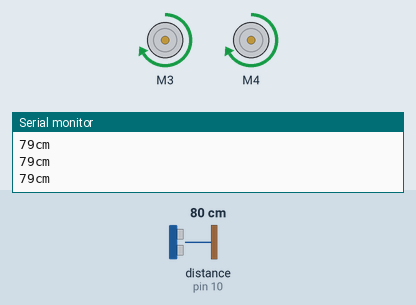
Bench run of a sketch on a simulated Arduino Uno, built with avr-gcc and run on an emulated ATmega328P. On the bench: 2 × DC motor (green arrow = forward, orange = backward, longer = faster), the last lines printed to the serial monitor. Wiring (inferred from the names in the program): ultrasonic range finder: trigger pin 9; echo pin 10. Inputs (shaded band) come from the test bench; at power-on: distance to the obstacle (sensor on pin 10) 80 cm. The echo pulse lasts 58.3 µs per cm.

Above: at 1.2 s.
1.3 s: distance to the obstacle (sensor on pin 10) set to 30 cm
4.3 s: distance to the obstacle (sensor on pin 10) set to 23 cm
At 8.1 s:
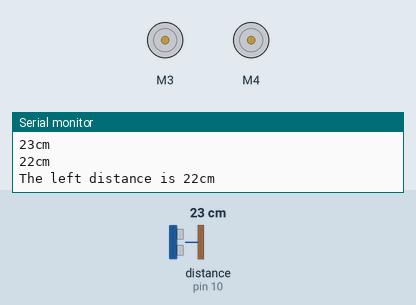
10.3 s: distance to the obstacle (sensor on pin 10) set to 60 cm
At 10.7 s:
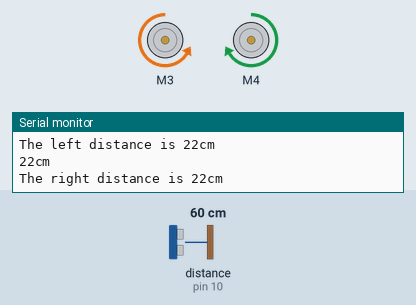
12.3 s: distance to the obstacle (sensor on pin 10) set to 2 cm
At 13.7 s:
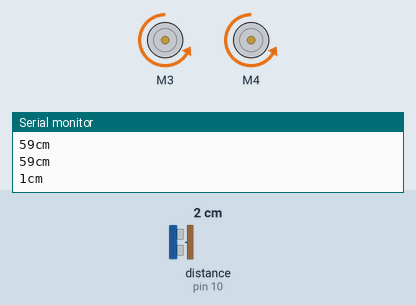
Timing chart, 0 to 16.3 s (numbered marks = the images above; inputs shaded):
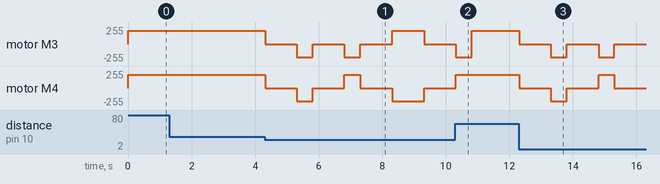

The sketch:

sketch_sep02a.ino.ino
```cpp
#include <AFMotor.h>

long forward_distance, left_distance, right_distance;
int trig_pin = 9;
int echo_pin = 10;
AF_DCMotor motor1(3);
AF_DCMotor motor2(4);

void setup() {
  Serial.begin(9600);
  pinMode(trig_pin, OUTPUT);
  pinMode(echo_pin, INPUT);
   motor1.setSpeed(200);
 motor2.setSpeed(200);
}

void loop() {
     forward_distance = find_distance(9, 10);

 if (forward_distance <= 25)
 {
 stop_motor();
 delay(1000);
   motor1.setSpeed(200);
  motor2.setSpeed(200);
 move_backward();
 delay(500);
 stop_motor();
 delay(1000);
 motor1.setSpeed(200);
  motor2.setSpeed(200);
 move_left();
 delay(500);
 left_distance = find_distance(9, 10);
 Serial.print("The left distance is ");
 Serial.print(left_distance);
 Serial.println("cm");
 stop_motor();
 delay(1000);
 motor1.setSpeed(200);
  motor2.setSpeed(200);
 move_right();
 delay(1000);
 right_distance = find_distance(9, 10);
 Serial.print("The right distance is ");
 Serial.print(right_distance);
 Serial.println("cm");
 stop_motor();
 delay(1000);
 motor1.setSpeed(200);
  motor2.setSpeed(200);
 move_left();
 delay(500);

 }

 else{
   move_forward();
 }

}

void move_forward(){
  motor1.run(FORWARD);
  motor2.run(FORWARD);
}

void move_backward(){
  motor1.run(BACKWARD);
  motor2.run(BACKWARD);
}

void move_right(){
  motor1.run(FORWARD);
  motor2.run(BACKWARD);
}

void move_left(){
  motor1.run(BACKWARD);
  motor2.run(FORWARD);
}

void stop_motor(){
  motor1.setSpeed(0);
  motor2.setSpeed(0);
}

long find_distance(int trig_pin, int echo_pin)
{
 long distance, duration;
  digitalWrite(trig_pin, LOW);
   delayMicroseconds(2);
 digitalWrite(trig_pin, HIGH);
 delayMicroseconds(10);
 digitalWrite(trig_pin, LOW);
 duration = pulseIn(echo_pin, HIGH);
 distance = (duration/2)/29.1;
 Serial.print(distance);
 Serial.println("cm");
 return distance;
}
```

Measured:
- the behaviour switches between 27 and 26 cm on distance to the obstacle (sensor on pin 10) (found by bisection; images 0 and 1)
- after the input at 4.3 s, motor M3: forward 200/255 → stopped at once, → backward 200/255 1.0 s later, → stopped 0.50 s later, → backward 200/255 1.0 s later, … (7 changes in this stretch); motor M4: forward 200/255 → stopped at once, → backward 200/255 1.0 s later, → stopped 0.50 s later, → forward 200/255 1.0 s later, … (7 changes in this stretch)
- after the input at 10.3 s, motor M4: goes on until 10.3 s, then stays forward 200/255
- after the input at 12.3 s, motor M3: alternates backward 200/255 for 0.50 s and stopped for 1.0 s, starting at once; motor M4: forward 200/255 → stopped at once, → backward 200/255 1.0 s later, → stopped 0.50 s later, → forward 200/255 1.0 s later, … (5 changes in this stretch)
